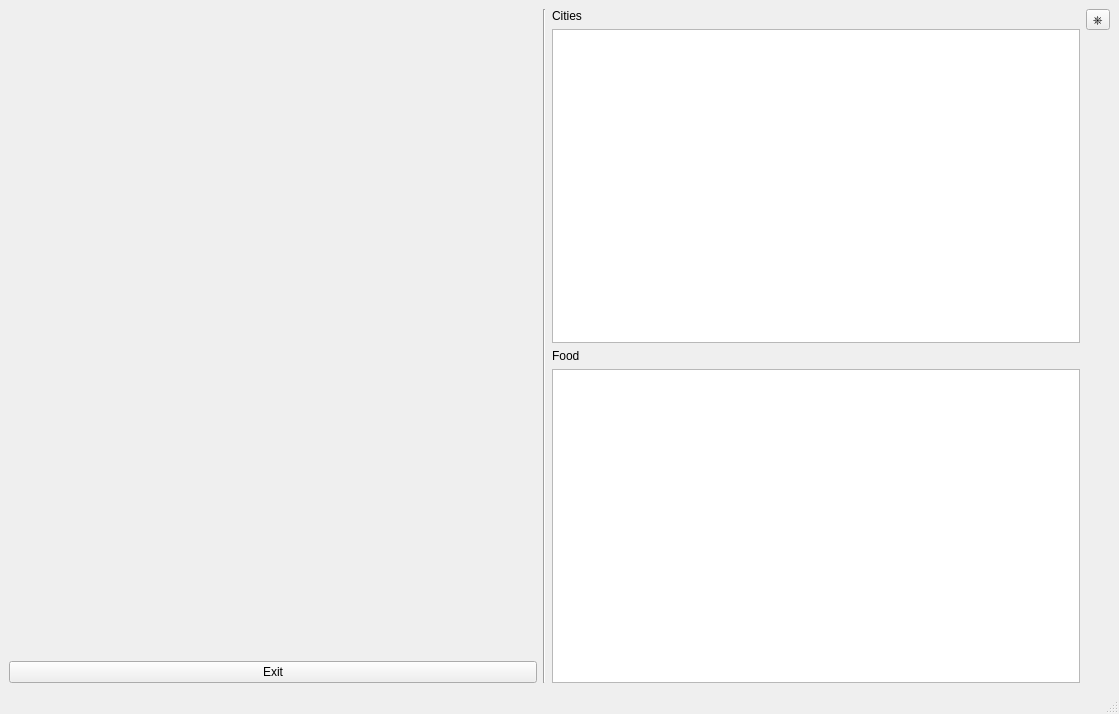
<?xml version="1.0" encoding="UTF-8"?>
<ui version="4.0">
 <class>MainWindow</class>
 <widget class="QMainWindow" name="MainWindow">
  <property name="geometry">
   <rect>
    <x>0</x>
    <y>0</y>
    <width>1119</width>
    <height>714</height>
   </rect>
  </property>
  <property name="windowTitle">
   <string>S&amp;S Trip Planner</string>
  </property>
  <property name="windowIcon">
   <iconset resource="resources.qrc">
    <normaloff>:/images/images/sasicon.png</normaloff>:/images/images/sasicon.png</iconset>
  </property>
  <widget class="QWidget" name="centralwidget">
   <layout class="QHBoxLayout" name="horizontalLayout">
    <item>
     <layout class="QGridLayout" name="gridLayout">
      <item row="1" column="0">
       <widget class="QPushButton" name="exitButton">
        <property name="text">
         <string>Exit</string>
        </property>
       </widget>
      </item>
      <item row="0" column="0">
       <widget class="QStackedWidget" name="stackedWidget">
        <property name="currentIndex">
         <number>0</number>
        </property>
        <widget class="QWidget" name="page"/>
        <widget class="QWidget" name="page_2"/>
       </widget>
      </item>
     </layout>
    </item>
    <item>
     <widget class="Line" name="line">
      <property name="orientation">
       <enum>Qt::Vertical</enum>
      </property>
     </widget>
    </item>
    <item>
     <layout class="QVBoxLayout" name="verticalLayout">
      <item>
       <widget class="QLabel" name="citiesLabel">
        <property name="text">
         <string>Cities</string>
        </property>
       </widget>
      </item>
      <item>
       <widget class="QListWidget" name="cityListWidget"/>
      </item>
      <item>
       <widget class="QLabel" name="foodLabel">
        <property name="text">
         <string>Food</string>
        </property>
       </widget>
      </item>
      <item>
       <widget class="QTableWidget" name="foodTableWidget">
        <property name="sizePolicy">
         <sizepolicy hsizetype="Expanding" vsizetype="Expanding">
          <horstretch>0</horstretch>
          <verstretch>0</verstretch>
         </sizepolicy>
        </property>
        <property name="editTriggers">
         <set>QAbstractItemView::NoEditTriggers</set>
        </property>
       </widget>
      </item>
     </layout>
    </item>
    <item>
     <layout class="QVBoxLayout" name="verticalLayout_2">
      <item>
       <widget class="QToolButton" name="toolButton">
        <property name="text">
         <string>⎈</string>
        </property>
       </widget>
      </item>
      <item>
       <spacer name="verticalSpacer">
        <property name="orientation">
         <enum>Qt::Vertical</enum>
        </property>
        <property name="sizeHint" stdset="0">
         <size>
          <width>20</width>
          <height>40</height>
         </size>
        </property>
       </spacer>
      </item>
     </layout>
    </item>
   </layout>
  </widget>
  <widget class="QMenuBar" name="menubar">
   <property name="geometry">
    <rect>
     <x>0</x>
     <y>0</y>
     <width>1119</width>
     <height>24</height>
    </rect>
   </property>
  </widget>
  <widget class="QStatusBar" name="statusbar"/>
 </widget>
 <resources>
  <include location="resources.qrc"/>
 </resources>
 <connections/>
</ui>
